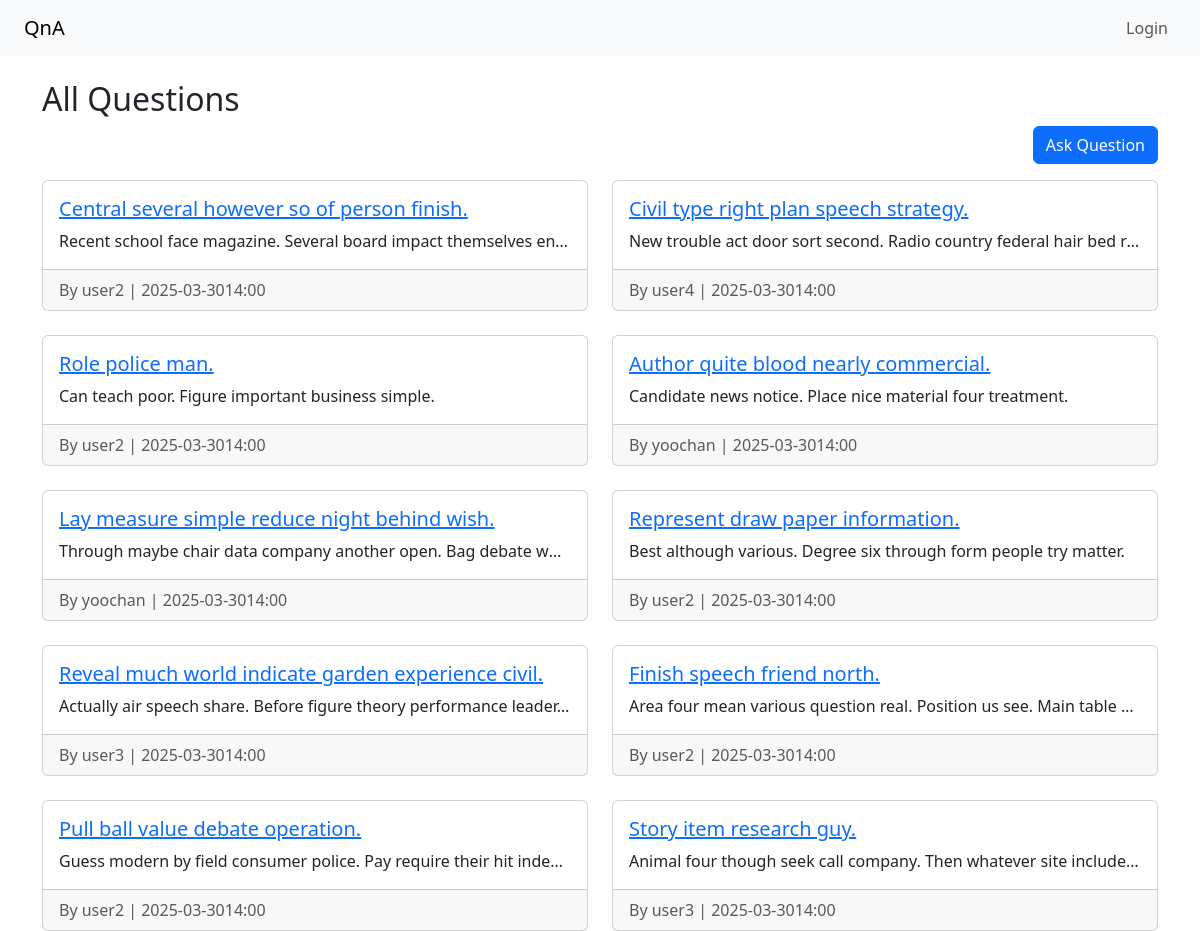
The page / on the database its author committed.
### qa/models.py (models this page shows, shortened)
class Question(models.Model):
    title = models.CharField(max_length=200)
    content = models.TextField()
    author = models.ForeignKey(User, on_delete=models.CASCADE)
    created_at = models.DateTimeField(auto_now_add=True)

### qa/views.py (the view)
# urls.py: path('', views.question_list, name='question_list'),
def question_list(request):
    questions = Question.objects.order_by('-created_at')
    return render(request, 'qa/question_list.html', {'questions': questions})

### qa/templates/qa/question_list.html
{% extends 'qa/base.html' %} {% block content %}
<h2>All Questions</h2>
<div class="d-flex justify-content-end mb-3">
  <a href="{% url 'ask_question' %}" class="btn btn-primary">Ask Question</a>
</div>
<div class="row row-cols-1 row-cols-md-2 g-4">
  {% for question in questions %}
  <div class="col">
    <div class="card h-100">
      <div class="card-body">
        <h5 class="card-title">
          <a href="{% url 'question_detail' question.pk %}"
            >{{ question.title }}</a
          >
        </h5>
        <p class="card-text text-truncate">{{ question.content }}</p>
      </div>
      <div class="card-footer text-muted">
        By {{ question.author.username }} |
        {{question.created_at|date:"Y-m-dH:i" }}
      </div>
    </div>
  </div>
  {% empty %}
  <p>No questions yet.</p>
  {% endfor %}
</div>
{% endblock %}

### qa/templates/qa/base.html (shortened to what this page needs)
<!DOCTYPE html>
<html lang="en">
  <head>
    <link
      href="https://cdn.jsdelivr.net/npm/bootstrap@5.3.2/dist/css/bootstr
ap.min.css"
      rel="stylesheet"
    />
  </head>
  <body>
    <nav class="navbar navbar-expand-lg navbar-light bg-light px-4">
      <a class="navbar-brand" href="/">QnA</a>
      <div class="collapse navbar-collapse">
        <ul class="navbar-nav ms-auto">
          {% if user.is_authenticated %}
          <li class="nav-item">
            <span class="nav-link">👤 {{ user.username }}</span>
          </li>
          <li class="nav-item">
            <a class="nav-link" href="{% url 'ask_question' %}">Ask Question</a>
          </li>
          <li class="nav-item">
            <form action="{% url 'logout' %}" method="post" class="d-inline">
              {% csrf_token %}
              <button
                type="submit"
                class="btn btn-link nav-link"
                style="display: inline; padding: 0"
              >
                Logout
              </button>
            </form>
          </li>
          {% else %}
          <li class="nav-item">
            <a class="nav-link" href="{% url 'login' %}">Login</a>
          </li>
          {% endif %}
        </ul>
      </div>
    </nav>
    <div class="container mt-4">{% block content %} {% endblock %}</div>
  </body>
</html>

### rows shown on the page
Question: title "Central several however so of person finish.", content "Recent school face magazine. Several board impact themselves en…", author.username "user2", created_at "2025-03-3014:00"
Question: title "Civil type right plan speech strategy.", content "New trouble act door sort second. Radio country federal hair bed r…", author.username "user4", created_at "2025-03-3014:00"
Question: title "Role police man.", content "Can teach poor. Figure important business simple.", author.username "user2", created_at "2025-03-3014:00"
Question: title "Author quite blood nearly commercial.", content "Candidate news notice. Place nice material four treatment.", author.username "yoochan", created_at "2025-03-3014:00"
Question: title "Lay measure simple reduce night behind wish.", content "Through maybe chair data company another open. Bag debate w…", author.username "yoochan", created_at "2025-03-3014:00"
Question: title "Represent draw paper information.", content "Best although various. Degree six through form people try matter.", author.username "user2", created_at "2025-03-3014:00"
Question: title "Reveal much world indicate garden experience civil.", content "Actually air speech share. Before figure theory performance leader…", author.username "user3", created_at "2025-03-3014:00"
Question: title "Finish speech friend north.", content "Area four mean various question real. Position us see. Main table…", author.username "user2", created_at "2025-03-3014:00"
Question: title "Pull ball value debate operation.", content "Guess modern by field consumer police. Pay require their hit inde…", author.username "user2", created_at "2025-03-3014:00"
Question: title "Story item research guy.", content "Animal four though seek call company. Then whatever site include…", author.username "user3", created_at "2025-03-3014:00"
